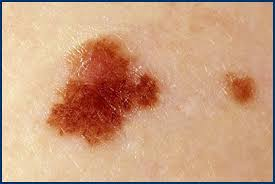
#> input picture dataset/medical/cccc.jpg, 275 x 184 px, found by its file name
$ python chan-vese.py
#> lines starting #> are read from the running program, lines starting #| are printed output that depends on the picture; after the words box and inside, x2 and y2 are one past the last pixel; in counts of white or black regions, pixels touching at a corner belong together
import sys
import numpy as np
import cv2
import matplotlib.pyplot as plt
import math
#from pylab import*

# This code implements the Chan-Vese active contour model for image segmentation.
# It evolves the initial level set contour to segment an object based on region-based intensity differences.

# Reading and Preprocessing the Image
Image = cv2.imread('dataset/medical/cccc.jpg',1)  # color mode 1: BGR mode
#> Image is the input picture: shape (184, 275, 3); mean B, G, R 127.3, 158.7, 202.4
#Image = cv2.imread('dataset/animals/cat.jpg',1)
#Image = cv2.imread('dataset/animals/dog.jpeg',1)
image = cv2.cvtColor(Image,cv2.COLOR_BGR2GRAY) # converts image from BGR color space to grayscale
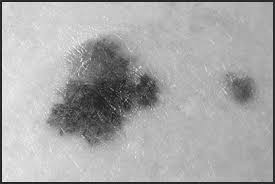
#> image: shape (184, 275); min 18, max 249, mean 168.2
img=np.array(image,dtype=np.float64) # Converts the grayscale image into a NumPy array with float64 data type for precise calculations

# Initializing the level set function

# Create an initial level set function (LSF) as a matrix filled with 1.
IniLSF = np.ones((img.shape[0],img.shape[1]),img.dtype)
# Set a square region of the LSF (rows 30 to 80 and columns 30 to 80) to -1.
# TODO: make this step less hard-coded
IniLSF[30:80,30:80]= -1
# Invert the LSF values (1 becomes -1 and vice versa).
IniLSF=-IniLSF

# Preparing the Image for Display

# Convert the BGR image to RGB format for proper display in matplotlib.
Image = cv2.cvtColor(Image,cv2.COLOR_BGR2RGB)
# Display the RGB image without axis ticks
plt.figure(1),plt.imshow(Image),plt.xticks([]), plt.yticks([])   # to hide tick values on X and Y axis
# Overlay the contour of the initial LSF (zero level) on the image in blue with a line width of 2.
plt.contour(IniLSF,[0],color = 'b',linewidth=2)
# Render and display the plot without blocking further execution.
#plt.draw(),plt.show(block=False)
plt.draw(),plt.show()
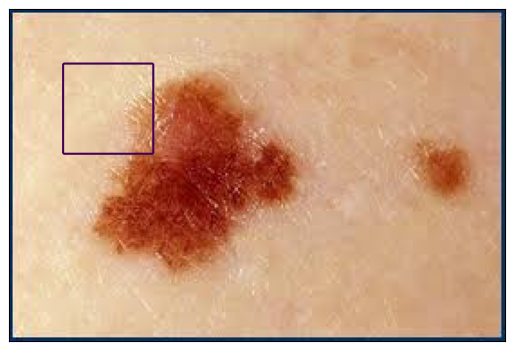
#> figure drawn by matplotlib, 1 panel

# A function to apply a mathematical operation element-wise on a matrix (input) based on the string (str).
# Computes either the arctangent or square root of each pixel value.
def mat_math (input,str):
    output=input
    # TODO: in the loops, change img to input for more clarity
    #for i in range(img.shape[0]):
    #    for j in range(img.shape[1]):
    for i in range(input.shape[0]):
        for j in range(input.shape[1]):
            if str=="atan":
                output[i,j] = math.atan(input[i,j])
            if str=="sqrt":
                output[i,j] = math.sqrt(input[i,j])
    return output

# Chan-Vese Algorithm Implementation
def CV (LSF, img, mu, nu, epison,step):

    # Background
    # The zero-level contour of the Level Set Function (LSF) refers to the set of points where the LSF equals zero.
    # the LSF is a scalar field (a function defined over the image domain), and the zero-level contour represents a curve or boundary embedded within this field.

    # Computes the Dirac delta function approximation.
    # This is for localizing computations along the zero-level contour of the level set function (LSF).
    # Ensures that updates in the evolution equation only affect the zero-level set.
    Drc = (epison / math.pi) / (epison*epison+ LSF*LSF)

    # Computes the Heaviside function approximation.
    # used to distinguish between points inside and outside the curve
    # basically segmenting image into two regions
    # inside contour expected to have values less than 0
    # outsdie contour expected to have values greater than 0
    Hea = 0.5*(1 + (2 / math.pi)*mat_math(LSF/epison,"atan"))
    # Now each element transitions smoothly between 0 and 1.

    # computes the gradient of LSF in the x and y directions
    Iy, Ix = np.gradient(LSF)

    #Computes the gradient magnitude and normalizes it to get the normals Nx and Ny
    s = mat_math(Ix*Ix+Iy*Iy,"sqrt")
    Nx = Ix / (s+0.000001)
    Ny = Iy / (s+0.000001)
    # Nx, Ny represent the unit normal vector to the contour.
    # Define the direction of movement for the zero-level contour during its evolution

    # Computes the second derivatives of the LSF.
    # Calculates the curvature (cur) of the of the zero-level contour
    # The curvature term smoothens the contour, preventing it from forming sharp edges.
    Mxx,Nxx = np.gradient(Nx)
    Nyy,Myy = np.gradient(Ny)
    cur = Nxx + Nyy

    # Calculates the length term
    # length regularization term proportional to the curvature
    Length = nu*Drc*cur

    # Computes the Laplacian and the penalty term.
    Lap = cv2.Laplacian(LSF,-1)
    Penalty = mu*(Lap - cur)
    # A penalty term to keep the LSF smooth and close to a signed distance function.
    # The penalty term regularizes the shape of the LSF
    # This enforces uniformity in the evolution and prevents irregular deformations.

    # Calculates the means inside (C1) and outside (C2) the contour.
    s1=Hea*img
    s2=(1-Hea)*img
    s3=1-Hea
    C1 = s1.sum()/ Hea.sum()
    C2 = s2.sum()/ s3.sum()

    # Computing the Chan-Vese energy term
    CVterm = Drc*(-1 * (img - C1)*(img - C1) + 1 * (img - C2)*(img - C2))
    # Updates the LSF based on how well the regions fit the respective intensity models

    # Updating the LSF
    LSF = LSF + step*(Length + Penalty + CVterm)
    return LSF


# Running the Algorithm

# Sets parameters for the Chan-Vese algorithm and initializes the LSF
mu = 1 # weight of the penalty term
nu = 0.003 * 255 * 255 # weight of the length term in CV energy function
epison = 1
step = 0.1 # wieght of update to LSF
LSF=IniLSF

# Iteratively updates the LSF using the Chan-Vese algorithm.
num = 20 # TODO: update number of energy minimization iterations as needed
for i in range(1,num):
    LSF = CV(LSF, img, mu, nu, epison,step)
    if i % 1 == 0: # TODO: update frequency of display as needed
        # overlays the updated contour of LSF (red) on the original image
        plt.imshow(Image),plt.xticks([]), plt.yticks([])
        plt.contour(LSF,[0],colors='r',linewidth=2)
        plt.draw(), plt.show()
#> this loop made 19 passes
#> (C1 in CV, C2 in CV) on passes 1 to 12: (171.3, 167.1), (194, 138.5), (189.8, 108), (188.9, 100.3), (188.4, 95.09), (188, 92.4), (187.8, 90.49), (187.7, 89.12), (187.5, 88.1), (187.4, 87.23), (187.3, 86.59), (187.3, 86.03)
#> pass 1, in mat_math, `output=input`:
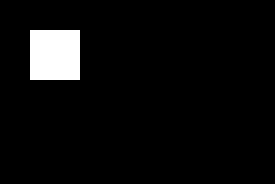
#> output: shape (184, 275) float64; values -1 (black) and 1 (white), 4.9% white; 1 white region, box (x1, y1, x2, y2) and area: (30, 30, 80, 80) 2500
#> pass 1, in CV, `Iy, Ix = np.gradient(LSF)`:
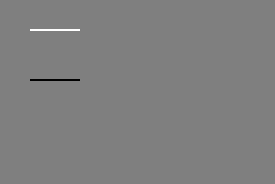
#> Iy: shape (184, 275) float64; min -1, max 1, mean 0; drawn with min black and max white
#> pass 1, `plt.draw(), plt.show()`:
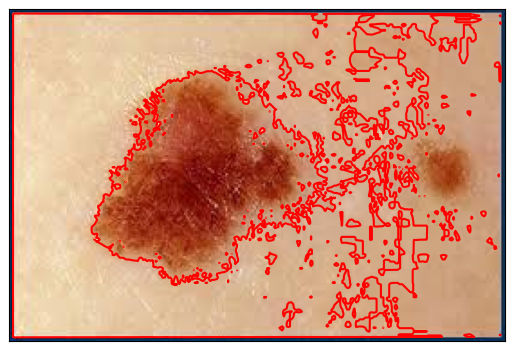
#> figure drawn by matplotlib, 1 panel
#> pass 2, `plt.draw(), plt.show()`:
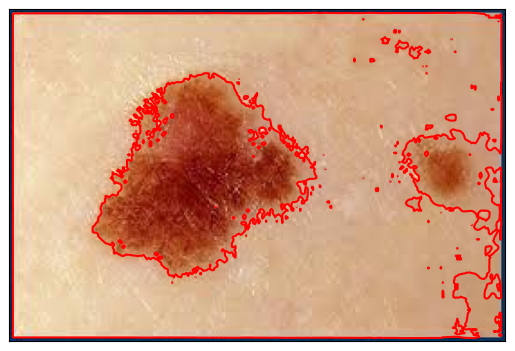
#> figure drawn by matplotlib, 1 panel
#> after the loop:
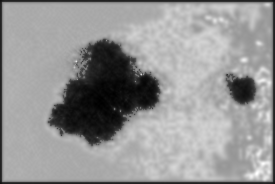
#> LSF: shape (184, 275) float64; min -35.11, max 61.41, mean 21.6; drawn with min black and max white
        #plt.show(block=False)
        #plt.pause(0.01)
